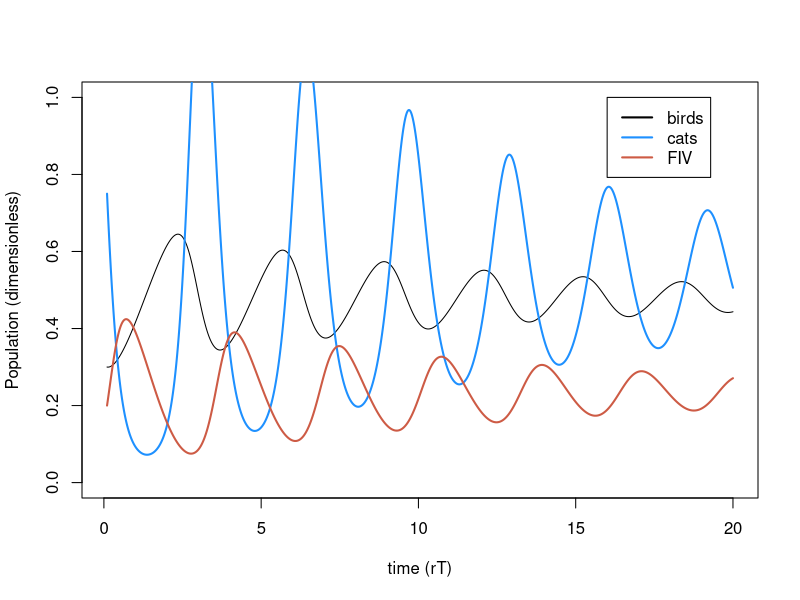
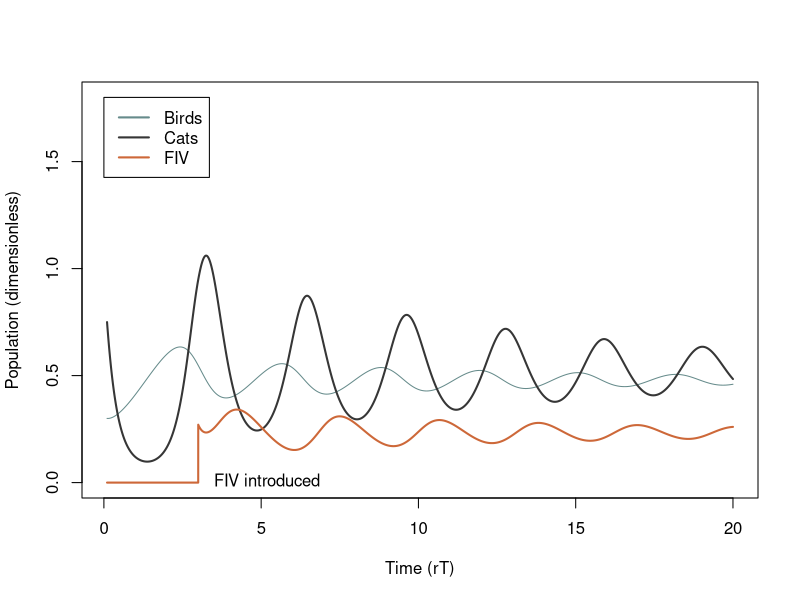
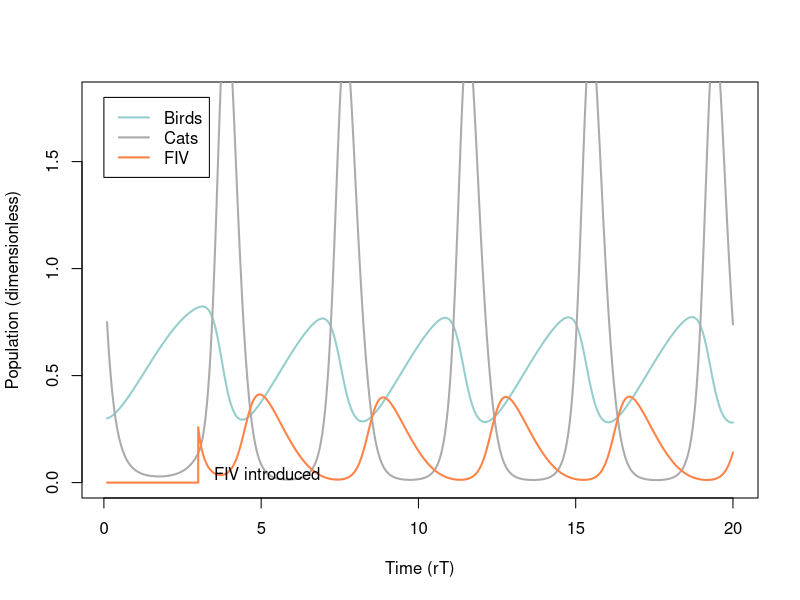
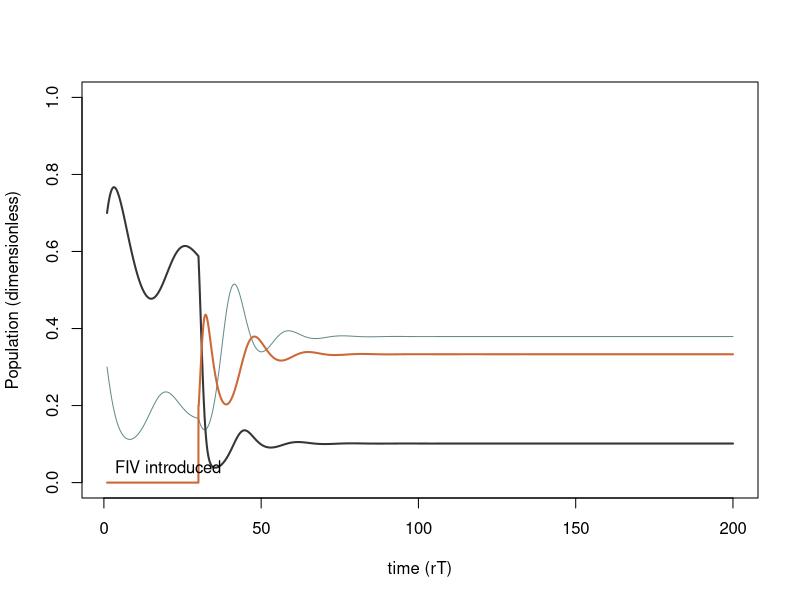
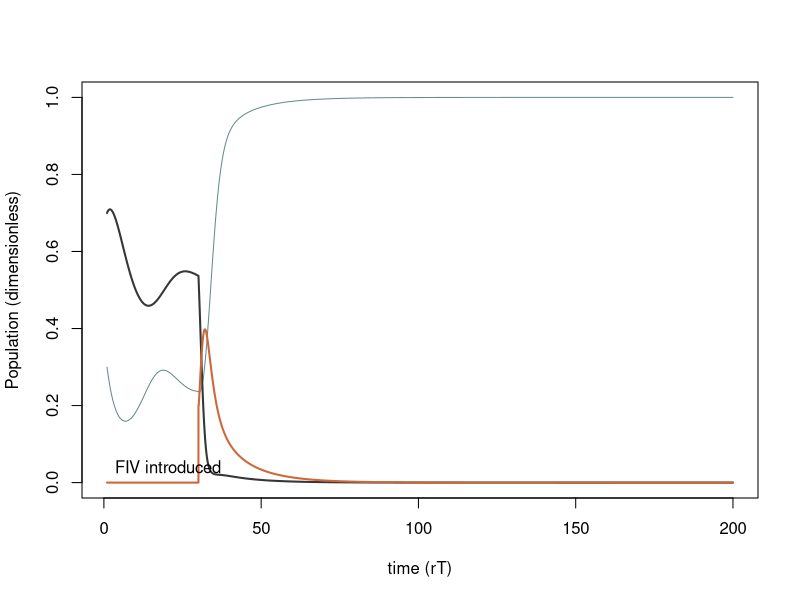

Reproduce these figures in R, in order. (Note: a time limit stopped this script after it produced the figures.)
## ---- chunk 1
knitr::opts_chunk$set(echo = TRUE)
## ---- chunk 2
##Variables
#N.v <- NaN    ## population size for victims (birds)
#N.p <- NaN    ## population size for predators (cats)
t.time.set <- seq(1, 200, length.out= 20000) ## time



r.v <- 0.1          # per capita growth rate of birds in the model
a <- 0.03           # trophic conversion efficiency of cats
d.p <- 0.6          # natural per capita death rate of cats
beta.pm <- 1.5      # contact rate for proportionate mixing
delta <- 0.2        # virulence

#core equations
#B <- N.v/K
#C <- N.p*u/r.v
t.set <- r.v*t.time.set

#dimensionless parameters
sigma.pm <- 11.75
e <- 14
m <- 6
alpha <- 3

## ---- chunk 3
B.simu1 <- NaN*t.set 
  B.simu1[1] <- .3
C.simu1 <- NaN*t.set
  C.simu1[1] <- .75
I.simu1 <- NaN*t.set
 I.simu1[1] <- 0.2

#for PM
for(i in 2:length(t.set)){
  
  dt <- t.set[i]-t.set[i-1]
  B <- B.simu1[i-1]
  C <- C.simu1[i-1]
  I <- I.simu1[i-1]
  
  dB <- (B*(1-B) -B*C) *dt
  dC <- (e*B*C - m*C - alpha*C*I)*dt
  dI <- (((sigma.pm - alpha)* (1-I) - e*B)*I) *dt
  
  B.simu1[i] <- B + dB
  C.simu1[i] <- C + dC
  I.simu1[i] <- I + dI
}

  
plot(t.set, B.simu1, type= "l", ylim= c(0, 1), ylab="Population (dimensionless)", xlab="time (rT)")  
lines(t.set,C.simu1,lwd=2,col='dodgerblue')
lines(t.set, I.simu1, lwd = 2, col= "coral3")
legend(x=16,y=1, col = c("black","dodgerblue","coral3"), lty=1,lwd=2,legend = c("birds", "cats", "FIV"))

## ---- chunk 4
B.simu2 <- NaN*t.set 
  B.simu2[1] <- .3
C.simu2 <- NaN*t.set
  C.simu2[1] <- .75
I.simu2 <- NaN*t.set
 I.simu2[1] <- .2
## ---- chunk 5
#for PM
for(i in 2:length(t.set)){
  
  	if(t.set[i] < 3){I.simu2[i-1] <- 0 } else { 
  	  if(t.set[i] == 3) {I.simu2[i-1] <- 0.2} else { I<- I.simu2[i-1]}}
	
  dt <- t.set[i]-t.set[i-1]
  B <- B.simu2[i-1]
  C <- C.simu2[i-1]
  #I.simu2[i-1]
  
  dB <- (B*(1-B) -B*C) *dt
  dC <- (e*B*C - m*C - alpha*C*I)*dt
  dI <- (((sigma.pm - alpha)* (1-I) - e*B)*I) *dt
  
  B.simu2[i] <- B + dB
  C.simu2[i] <- C + dC
  I.simu2[i] <- I + dI
}

#pdf('timeseries_with_fiv.pdf')
plot(t.set, B.simu2, type= "l", ylim= c(0, 1.8), ylab="Population (dimensionless)", xlab="Time (rT)", col= "paleturquoise4")  
lines(t.set,C.simu2,lwd=2,col="gray21")
lines(t.set, I.simu2, lwd = 2, col= "sienna3")
legend(x=0,y=1.8, col = c("paleturquoise4","gray21","sienna3"), lty=1,lwd=2,legend = c("Birds", "Cats", "FIV"))
text(x=3.5, y=0.01, adj=0, label="FIV introduced")
#dev.off()
## ---- chunk 6
l <- 0.15 #percent activity of sick cats (lathargy)
#for PM
B.simu3 <- NaN*t.set 
  B.simu3[1] <- .3
C.simu3 <- NaN*t.set
  C.simu3[1] <- .75
I.simu3 <- NaN*t.set
#I.simu3[1] <- 0

for(i in 2:length(t.set)){
  
  	if(t.set[i] < 3){I.simu3[i-1] <- 0 } else { 
  	  if(t.set[i] == 3) {I.simu3[i-1] <- 0.2} else { I<- I.simu3[i-1]}}
	
  dt <- t.set[i]-t.set[i-1]
  B <- B.simu3[i-1]
  C <- C.simu3[i-1]
  #I.simu3[i-1]
  
  dB <- (B*(1-B) -B*C*(1-I) - l*B*I*C ) *dt
  dC <- (e*(B*C*(1-I) + l*B*I*C) - m*C - alpha*C*I)*dt
  dI <- (((sigma.pm - alpha)* (1-I) - e*B)*I) *dt
  
  B.simu3[i] <- B + dB
  C.simu3[i] <- C + dC
  I.simu3[i] <- I + dI
}

#plot(t.set, B.simu3, type= "l", ylim= c(0, 1), xlim=c(0, 25), ylab="Population (dimensionless)", xlab="time (rT)", col='paleturquoise4')  
#lines(t.set,C.simu3,lwd=2,col='gray21')
#lines(t.set, I.simu3, lwd = 2, col= "sienna3")
#lines(t.set,C.simu2,lwd=2, lty= 2, col='gray67')
#lines(t.set, I.simu2, lwd = 2,lty= 2, col= "sienna1")
#lines(t.set,B.simu2,lwd=2,lty= 2, col='paleturquoise3')

#legend(x=17,y=1, col = c("paleturquoise4","paleturquoise3","sienna3", "sienna1", "gray21", "gray67"), lty=1,lwd=2,legend = c("birds w/ FIV effect", "regular birds", "FIV w/ FIV effect", " regular FIV", "cats w/ FIV effect", "regular cats"))
#text(x=3.5, y=0.04, adj=0, label="FIV introduced")




#plot(t.set, B.simu3,type= "l", ylim= c(0, 1), ylab="Population (dimensionless)", xlab="time (rT)", col= 'Dodgerblue2')
#lines(t.set, B.simu2, lwd=2, col= 'coral3')


#pdf('timeseries_with_lethargy.pdf')
plot(t.set, B.simu3, type= "l", ylim= c(0, 1.8), lwd=2, ylab="Population (dimensionless)", xlab="Time (rT)", col='paleturquoise3')  
lines(t.set,C.simu3,lwd=2,col='gray67')
lines(t.set, I.simu3, lwd = 2, col= "sienna1")

legend(x=0,y=1.8, col = c("paleturquoise3","gray67","sienna1"), lty=1,lwd=2,legend = c("Birds", "Cats", "FIV"))
text(x=3.5, y=0.04, adj=0, label="FIV introduced")
#dev.off()
## ---- chunk 7
mu <- 1 #predation rate
a <- 0.8 #trophic conversion
d <- 0.15 #per capita death
#beta.pm <- .33 #pm contact rate
#delta <- .16 # virulence
K<- 1
r<- .7

l <- 0.25 #percent activity of sick cats (lathargy)
#for PM
N.simu6 <- NaN*t.time.set 
  N.simu6[1] <- .3
S.simu6 <- NaN*t.time.set
  S.simu6[1] <- .7
I.simu6 <- NaN*t.time.set
 # I.simu6[1] <- .0

for(i in 2:length(t.time.set)){
  
 if(t.time.set[i] < 30){I.simu6[i-1] <- 0 } else { 
  	 if((t.time.set[i] > 30.068533) &&(t.time.set[i] < 30.168082)) {I.simu6[i-1] <- 0.2} else {}}
	
  dt <- t.time.set[i]-t.time.set[i-1]
  N <- N.simu6[i-1]
  S <- S.simu6[i-1]
  I <- I.simu6[i-1]
  P <- S + I
  
  dN <- (r*N*(1-N/K)-mu*N*P) * dt
  dS <- ((a*mu*N*P)-(d*S) - (beta.pm*(S*I/P))) * dt
  dI <- (beta.pm* (S*I/P) - d*I -delta*I) * dt
  
  N.simu6[i] <- N + dN
  S.simu6[i] <- S + dS
  I.simu6[i] <- I + dI
 }

plot(t.time.set, N.simu6, type= "l", ylim= c(0,1),ylab="Population (dimensionless)", xlab="time (rT)", col='paleturquoise4')  
lines(t.time.set, S.simu6,lwd=2,col='gray21')
lines(t.time.set, I.simu6, lwd = 2, col= "sienna3")


legend(x=150,y=10, col = c("paleturquoise4","sienna3", "gray21" ), lty=1,lwd=2,legend = c( "regular birds",  " regular FIV", "regular cats"))
text(x=3.5, y=0.04, adj=0, label="FIV introduced")


## ---- chunk 8
#NOW WITH LETHARGY
mu <- 1 #predation rate
a <- 0.6 #trophic conversion
d <- 0.15 #per capita death
#beta.pm <- .33 #pm contact rate
#delta <- .16 # virulence
K<- 1
r<- .7

l <- 0.25 #percent activity of sick cats (lathargy)
#for PM
N.simu7 <- NaN*t.time.set 
  N.simu7[1] <- .3
S.simu7 <- NaN*t.time.set
  S.simu7[1] <- .7
I.simu7 <- NaN*t.time.set
 # I.simu7[1] <- .0

for(i in 2:length(t.time.set)){
  
 if(t.time.set[i] < 30){I.simu7[i-1] <- 0 } else { 
  	 if((t.time.set[i] > 30.068533) &&(t.time.set[i] < 30.168082)) {I.simu7[i-1] <- 0.2} else {}}
	
  dt <- t.time.set[i]-t.time.set[i-1]
  N <- N.simu7[i-1]
  S <- S.simu7[i-1]
  I <- I.simu7[i-1]
  P <- S + I
  
  dN <- (r*N*(1-N/K)-mu*N*S - mu*l*N*I) * dt
  dS <- (a*N*((mu*S)+(mu*l*I))-(d*S) - (beta.pm*(S*I/P))) * dt
  dI <- (beta.pm* (S*I/P) - d*I -delta*I) * dt
  
  N.simu7[i] <- N + dN
  S.simu7[i] <- S + dS
  I.simu7[i] <- I + dI
 }

plot(t.time.set, N.simu7, type= "l", ylim= c(0,1),ylab="Population (dimensionless)", xlab="time (rT)", col='paleturquoise4')  
lines(t.time.set, S.simu7,lwd=2,col='gray21')
lines(t.time.set, I.simu7, lwd = 2, col= "sienna3")


legend(x=150,y=10, col = c("paleturquoise4","sienna3", "gray21" ), lty=1,lwd=2,legend = c( "regular birds",  " regular FIV", "regular cats"))
text(x=3.5, y=0.04, adj=0, label="FIV introduced")

## ---- chunk 9
Yset <- seq(8,18,length.out = 500)

B.starset <- NaN*Yset
C.starset <- NaN*Yset
I.starset <- NaN*Yset

for(j in 1:length(Yset)){ 
	Y <- Yset[j] 
	
	B.simu8 <- NaN*t.set
	B.simu8[1] <- 0.3
	C.simu8 <- NaN*t.set
	C.simu8[1] <- 0.75
	I.simu8 <- NaN*t.set
	I.simu8[1] <- 0.2
	
	
	for(i in 2:length(t.set)){ 
		dt <- t.set[i]-t.set[i-1] 
		B <- B.simu8[i-1]
		C <- C.simu8[i-1]
		I <- I.simu8[i-1]

	  dB <- (B*(1-B) -B*C) *dt
    dC <- (e*B*C - m*C - alpha*C*I)*dt
    dI <- (((Y - alpha)* (1-I) - e*B)*I) *dt
		
    B.simu8[i] <- B + dB
    C.simu8[i] <- C + dC
    I.simu8[i] <- I + dI
	}
	
	
	B.starset[j] <- B.simu8[length(t.set)]
	C.starset[j] <- C.simu8[length(t.set)]
	I.starset[j] <- I.simu8[length(t.set)]
	
	
}
#pdf('bifurcation.pdf', width = 7, height = 5)
plot(Yset, B.starset, type= 'l', lwd=2,col="paleturquoise4",las=1,xlab= expression(paste("Contact rate (", sigma, ")")),ylab='Stable equilibria of populations', ylim = c(0,1.3) )
lines(Yset, C.starset, col="gray21", lwd=2)
lines(Yset, I.starset, col="sienna3", lwd=2)
legend(x=8,y=1.0, col = c("paleturquoise4","gray21","sienna3"), lty=1,lwd=2,legend = c("Birds", "Cats", "FIV"))
#dev.off()
